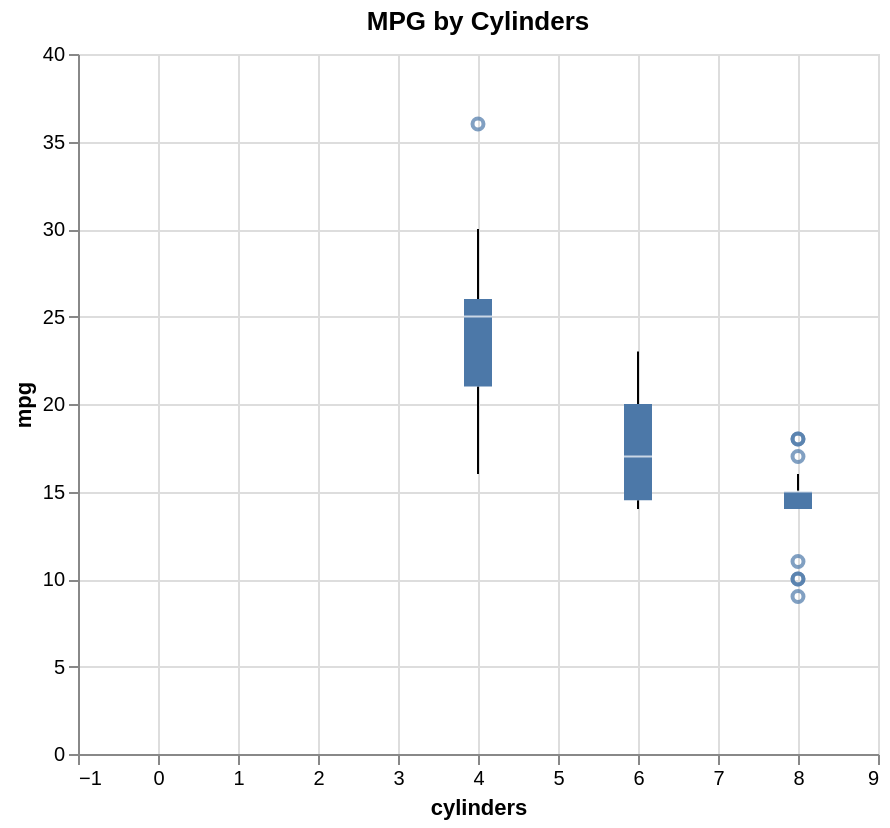

This figure's Vega-Lite source:
### Vega-Lite specification from a JSON file in a GitHub repository (floating-point values rounded to 4 significant figures)
{"$schema": "https://vega.github.io/schema/vega-lite/v5.json", "height": 350, "encoding": {"tooltip": [{"field": "cylinders", "type": "quantitative"}, {"field": "mpg", "type": "quantitative"}], "x": {"field": "cylinders", "type": "quantitative"}, "y": {"field": "mpg", "type": "quantitative"}}, "data": {"values": [{"horsepower": 130, "acceleration": 12.0, "weight": 3504, "mpg": 18, "cylinders": 8, "origin": "USA"}, {"horsepower": 165, "acceleration": 11.5, "weight": 3693, "mpg": 15, "cylinders": 8, "origin": "USA"}, {"horsepower": 150, "acceleration": 11.0, "weight": 3436, "mpg": 18, "cylinders": 8, "origin": "USA"}, {"horsepower": 150, "acceleration": 12.0, "weight": 3433, "mpg": 16, "cylinders": 8, "origin": "USA"}, {"horsepower": 140, "acceleration": 10.5, "weight": 3449, "mpg": 17, "cylinders": 8, "origin": "USA"}, {"horsepower": 198, "acceleration": 10.0, "weight": 4341, "mpg": 15, "cylinders": 8, "origin": "USA"}, {"horsepower": 220, "acceleration": 9.0, "weight": 4354, "mpg": 14, "cylinders": 8, "origin": "USA"}, {"horsepower": 215, "acceleration": 8.5, "weight": 4312, "mpg": 14, "cylinders": 8, "origin": "USA"}, {"horsepower": 225, "acceleration": 10.0, "weight": 4425, "mpg": 14, "cylinders": 8, "origin": "USA"}, {"horsepower": 190, "acceleration": 8.5, "weight": 3850, "mpg": 15, "cylinders": 8, "origin": "USA"}, {"horsepower": 170, "acceleration": 10.0, "weight": 3563, "mpg": 15, "cylinders": 8, "origin": "USA"}, {"horsepower": 160, "acceleration": 8.0, "weight": 3609, "mpg": 14, "cylinders": 8, "origin": "USA"}, {"horsepower": 150, "acceleration": 9.5, "weight": 3761, "mpg": 15, "cylinders": 8, "origin": "USA"}, {"horsepower": 225, "acceleration": 10.0, "weight": 3086, "mpg": 14, "cylinders": 8, "origin": "USA"}, {"horsepower": 95, "acceleration": 15.0, "weight": 2372, "mpg": 24, "cylinders": 4, "origin": "Japan"}, {"horsepower": 95, "acceleration": 15.5, "weight": 2833, "mpg": 22, "cylinders": 4, "origin": "Japan"}, {"horsepower": 97, "acceleration": 15.5, "weight": 2774, "mpg": 18, "cylinders": 4, "origin": "Japan"}, {"horsepower": 85, "acceleration": 16.0, "weight": 2587, "mpg": 21, "cylinders": 4, "origin": "Japan"}, {"horsepower": 88, "acceleration": 14.5, "weight": 2130, "mpg": 27, "cylinders": 4, "origin": "Japan"}, {"horsepower": 46, "acceleration": 20.5, "weight": 1835, "mpg": 26, "cylinders": 4, "origin": "Europe"}, {"horsepower": 87, "acceleration": 17.5, "weight": 2672, "mpg": 25, "cylinders": 4, "origin": "Europe"}, {"horsepower": 90, "acceleration": 15.0, "weight": 2430, "mpg": 24, "cylinders": 4, "origin": "Europe"}, {"horsepower": 95, "acceleration": 17.5, "weight": 2375, "mpg": 25, "cylinders": 4, "origin": "Europe"}, {"horsepower": 113, "acceleration": 15.5, "weight": 2234, "mpg": 26, "cylinders": 4, "origin": "Europe"}, {"horsepower": 90, "acceleration": 18.5, "weight": 2648, "mpg": 21, "cylinders": 4, "origin": "Europe"}, {"horsepower": 215, "acceleration": 14.0, "weight": 4615, "mpg": 10, "cylinders": 8, "origin": "USA"}, {"horsepower": 200, "acceleration": 13.0, "weight": 4376, "mpg": 10, "cylinders": 8, "origin": "USA"}, {"horsepower": 210, "acceleration": 13.5, "weight": 4382, "mpg": 11, "cylinders": 8, "origin": "USA"}, {"horsepower": 193, "acceleration": 18.0, "weight": 4732, "mpg": 9, "cylinders": 8, "origin": "USA"}, {"horsepower": 88, "acceleration": 14.5, "weight": 2130, "mpg": 27, "cylinders": 4, "origin": "Japan"}, {"horsepower": 90, "acceleration": 13.5, "weight": 2264, "mpg": 28, "cylinders": 4, "origin": "Japan"}, {"horsepower": 95, "acceleration": 15.5, "weight": 2228, "mpg": 25, "cylinders": 4, "origin": "Japan"}, {"horsepower": 100, "acceleration": 19.0, "weight": 2046, "mpg": 25, "cylinders": 4, "origin": "Japan"}, {"horsepower": 105, "acceleration": 13.0, "weight": 2634, "mpg": 19, "cylinders": 4, "origin": "Europe"}, {"horsepower": 100, "acceleration": 15.5, "weight": 2702, "mpg": 16, "cylinders": 4, "origin": "Europe"}, {"horsepower": 88, "acceleration": 16.5, "weight": 2875, "mpg": 17, "cylinders": 4, "origin": "Europe"}, {"horsepower": 100, "acceleration": 17.0, "weight": 2901, "mpg": 19, "cylinders": 4, "origin": "Europe"}, {"horsepower": 165, "acceleration": 11.0, "weight": 3353, "mpg": 18, "cylinders": 6, "origin": "USA"}, {"horsepower": 175, "acceleration": 11.5, "weight": 3169, "mpg": 14, "cylinders": 6, "origin": "USA"}, {"horsepower": 153, "acceleration": 12.5, "weight": 2906, "mpg": 14, "cylinders": 6, "origin": "USA"}, {"horsepower": 150, "acceleration": 13.5, "weight": 3380, "mpg": 15, "cylinders": 6, "origin": "USA"}, {"horsepower": 180, "acceleration": 12.0, "weight": 3740, "mpg": 15, "cylinders": 8, "origin": "USA"}, {"horsepower": 170, "acceleration": 11.0, "weight": 4080, "mpg": 14, "cylinders": 8, "origin": "USA"}, {"horsepower": 175, "acceleration": 11.5, "weight": 3645, "mpg": 15, "cylinders": 8, "origin": "USA"}, {"horsepower": 110, "acceleration": 14.0, "weight": 2585, "mpg": 24, "cylinders": 4, "origin": "Japan"}, {"horsepower": 72, "acceleration": 19.0, "weight": 2310, "mpg": 20, "cylinders": 4, "origin": "Japan"}, {"horsepower": 100, "acceleration": 15.0, "weight": 2472, "mpg": 25, "cylinders": 4, "origin": "Japan"}, {"horsepower": 88, "acceleration": 16.0, "weight": 2265, "mpg": 21, "cylinders": 4, "origin": "Japan"}, {"horsepower": 86, "acceleration": 19.5, "weight": 2110, "mpg": 27, "cylinders": 4, "origin": "Japan"}, {"horsepower": 90, "acceleration": 14.5, "weight": 2800, "mpg": 26, "cylinders": 4, "origin": "Japan"}, {"horsepower": 70, "acceleration": 19.5, "weight": 2110, "mpg": 26, "cylinders": 4, "origin": "Japan"}, {"horsepower": 76, "acceleration": 17.0, "weight": 2085, "mpg": 28, "cylinders": 4, "origin": "Japan"}, {"horsepower": 65, "acceleration": 17.0, "weight": 2245, "mpg": 25, "cylinders": 4, "origin": "Japan"}, {"horsepower": 69, "acceleration": 15.0, "weight": 1965, "mpg": 26, "cylinders": 4, "origin": "Japan"}, {"horsepower": 60, "acceleration": 17.0, "weight": 1755, "mpg": 30, "cylinders": 4, "origin": "Japan"}, {"horsepower": 70, "acceleration": 14.0, "weight": 2815, "mpg": 22, "cylinders": 6, "origin": "USA"}, {"horsepower": 95, "acceleration": 12.5, "weight": 3210, "mpg": 17, "cylinders": 6, "origin": "USA"}, {"horsepower": 80, "acceleration": 13.5, "weight": 3380, "mpg": 23, "cylinders": 6, "origin": "USA"}, {"horsepower": 54, "acceleration": 15.5, "weight": 1760, "mpg": 36, "cylinders": 4, "origin": "Japan"}, {"horsepower": 90, "acceleration": 14.0, "weight": 2130, "mpg": 25, "cylinders": 4, "origin": "Europe"}, {"horsepower": 86, "acceleration": 15.5, "weight": 2205, "mpg": 22, "cylinders": 4, "origin": "Europe"}, {"horsepower": 110, "acceleration": 13.5, "weight": 2245, "mpg": 18, "cylinders": 4, "origin": "Europe"}]}, "title": "MPG by Cylinders", "width": 400, "mark": "boxplot", "params": [{"name": "grid", "bind": "scales", "select": {"encodings": ["x", "y"], "type": "interval"}}]}
